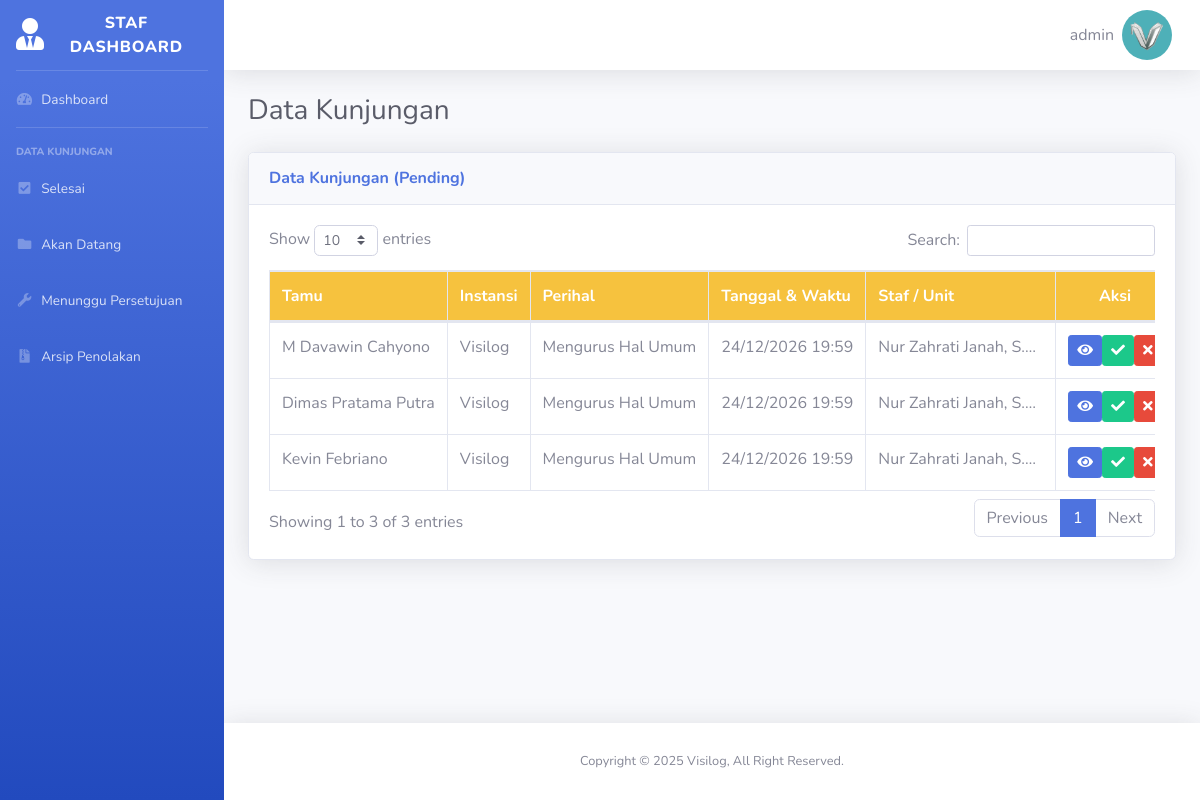
The page /kunjungan_pending.php (signed in) on the database its author committed.
### tables this page shows
CREATE TABLE `visit_data` (
  `id` int(11) NOT NULL,
  `guest_name` varchar(255) NOT NULL,
  `email` varchar(255) NOT NULL,
  `phone_number` varchar(255) NOT NULL,
  `company_name` varchar(255) NOT NULL,
  `visit_regards` enum('Urusan_surat','Urusan_keuangan','Urusan_umum','Urusan_sarana','Janji_temu_unit','Janji_temu_staf') NOT NULL,
  `visit_desc` varchar(255) NOT NULL,
  `id_unit` int(11) DEFAULT NULL,
  `id_staf` int(11) DEFAULT NULL,
  `visit_date` date NOT NULL,
  `time_in` time NOT NULL,
  `time_out` time NOT NULL,
  `status` enum('Pending','Done','Upcoming','Close','Now','Rejected') NOT NULL
);

CREATE TABLE `staf` (
  `id_staf` int(11) NOT NULL,
  `staf_name` varchar(255) NOT NULL,
  `staf_email` varchar(255) NOT NULL,
  `staf_number` varchar(255) NOT NULL,
  `staf_unit` enum('dosen_informatika','dosen_manajemen','dosen_elektro','dosen_mesin') NOT NULL
);

### kunjungan_pending.php (the view, shortened to what this page needs)
<?php include 'dashboard_template/header.php'; ?>
<body class="page-top">
    <div id="wrapper">
        <?php include 'dashboard_template/sidebar.php'; ?>
        <div id="content-wrapper" class="d-flex flex-column">
            <div id="content">
                <?php include 'dashboard_template/topbar.php'; ?>
                <div class="container-fluid">
                    <div class="d-sm-flex align-items-center justify-content-between mb-4">
                        <h1 class="h3 mb-0 text-gray-800">Data Kunjungan</h1>
                    </div>
                    <div class="card shadow mb-4">
                        <div class="card-header py-3">
                            <h6 class="m-0 font-weight-bold text-primary">Data Kunjungan (Pending)</h6>
                        </div>
                        <div class="card-body">
                            <div class="table-responsive">
                                <table class="table table-bordered" id="dataTable" width="100%" cellspacing="0">
                                    <thead class="thead bg-warning text-white fw-bold">
                                        <tr>
                                            <th>Tamu</th>
                                            <th>Instansi</th>
                                            <th>Perihal </th>
                                            <th>Tanggal & Waktu </th>
                                            <th>Staf / Unit</th>
                                            <th class="text-center">Aksi</th>
                                        </tr>
                                    </thead>
                                    <tbody>
                                        <?php
                                        $sql = "SELECT
                                                    visit_data.*,
                                                    staf.staf_name,
                                                    unit.unit_name
                                                FROM
                                                    visit_data
                                                LEFT JOIN staf ON visit_data.id_staf = staf.id_staf
                                                LEFT JOIN unit ON visit_data.id_unit = unit.id_unit
                                                WHERE
                                                    visit_data.`status` = 'Pending'
                                                ORDER BY
                                                    visit_data.id DESC";
                                        $query = mysqli_query($koneksi, $sql);
                                        foreach ($query as $data) {
                                        ?>
                                            <tr>
                                                <td><?= htmlspecialchars($data['guest_name']); ?></td>
                                                <td><?= htmlspecialchars($data['company_name']); ?></td>
                                                <td><?= $data['visit_desc'] ?></td>
                                                <td><?= date('d/m/Y', strtotime($data['visit_date'])); ?> <span><?= date('H:i', strtotime($data['time_in'])); ?></span></td>
                                                <td><?= !empty($data['staf_name']) ? htmlspecialchars($data['staf_name']) : htmlspecialchars($data['unit_name']); ?></td>
                                                <td class="d-flex justify-content-between">
                                                    <a href="info.php?id=<?= $data['id'] ?>" class="btn btn-primary btn-sm" title="Info"><i class=" fas fa-eye"></i></a>
                                                    <a onclick="return confirm('Apakah anda yakin ingin menerima data ini?')" href="proses_terima.php?id=<?= $data['id']; ?>" class="btn btn-success btn-sm" title="Terima"><i class="fas fa-check"></i></a>
                                                    <a onclick="return confirm('Apakah anda yakin ingin menolak data ini?')" href="proses_tolak.php?id=<?= $data['id']; ?>" class="btn btn-danger btn-sm" title="Tolak"><i class="fas fa-times"></i></a>
                                                </td>
                                            </tr>
                                        <?php
                                        }
                                        ?>
                                    </tbody>
                                </table>
                            </div>
                        </div>
                    </div>
                </div>
            </div>
            <?php include 'dashboard_template/footer.php'; ?>
</body>

### assets/css/style2.css (style rules this page uses)
.table th, td { max-width: 165px; white-space: nowrap; overflow: hidden; text-overflow: ellipsis; }

### rows shown on the page
visit_data: guest_name "M Davawin Cahyono", company_name "Visilog", visit_desc "Mengurus Hal Umum", visit_date "24/12/2026", time_in "19:59", id_staf.staf_name "Nur Zahrati Janah, S.…"
visit_data: guest_name "Dimas Pratama Putra", company_name "Visilog", visit_desc "Mengurus Hal Umum", visit_date "24/12/2026", time_in "19:59", id_staf.staf_name "Nur Zahrati Janah, S.…"
visit_data: guest_name "Kevin Febriano", company_name "Visilog", visit_desc "Mengurus Hal Umum", visit_date "24/12/2026", time_in "19:59", id_staf.staf_name "Nur Zahrati Janah, S.…"

### other values the page prints
$username "admin"
